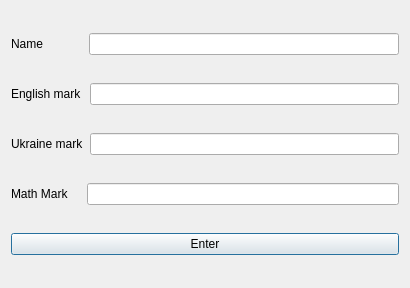
<?xml version="1.0" encoding="UTF-8"?>
<ui version="4.0">
 <class>addStudWindow</class>
 <widget class="QDialog" name="addStudWindow">
  <property name="geometry">
   <rect>
    <x>0</x>
    <y>0</y>
    <width>410</width>
    <height>288</height>
   </rect>
  </property>
  <property name="windowTitle">
   <string>Dialog</string>
  </property>
  <layout class="QVBoxLayout" name="verticalLayout">
   <item>
    <layout class="QHBoxLayout" name="horizontalLayout">
     <item>
      <widget class="QLabel" name="label">
       <property name="text">
        <string>Name            </string>
       </property>
      </widget>
     </item>
     <item>
      <widget class="QLineEdit" name="Name"/>
     </item>
    </layout>
   </item>
   <item>
    <layout class="QHBoxLayout" name="horizontalLayout_2">
     <item>
      <widget class="QLabel" name="label_2">
       <property name="text">
        <string>English mark </string>
       </property>
      </widget>
     </item>
     <item>
      <widget class="QLineEdit" name="engMark"/>
     </item>
    </layout>
   </item>
   <item>
    <layout class="QHBoxLayout" name="horizontalLayout_3">
     <item>
      <widget class="QLabel" name="label_3">
       <property name="text">
        <string>Ukraine mark</string>
       </property>
      </widget>
     </item>
     <item>
      <widget class="QLineEdit" name="ukrMark"/>
     </item>
    </layout>
   </item>
   <item>
    <layout class="QHBoxLayout" name="horizontalLayout_4">
     <item>
      <widget class="QLabel" name="label_4">
       <property name="text">
        <string>Math Mark    </string>
       </property>
      </widget>
     </item>
     <item>
      <widget class="QLineEdit" name="mathMark"/>
     </item>
    </layout>
   </item>
   <item>
    <widget class="QPushButton" name="Enter">
     <property name="text">
      <string>Enter</string>
     </property>
    </widget>
   </item>
  </layout>
 </widget>
 <resources/>
 <connections/>
</ui>
